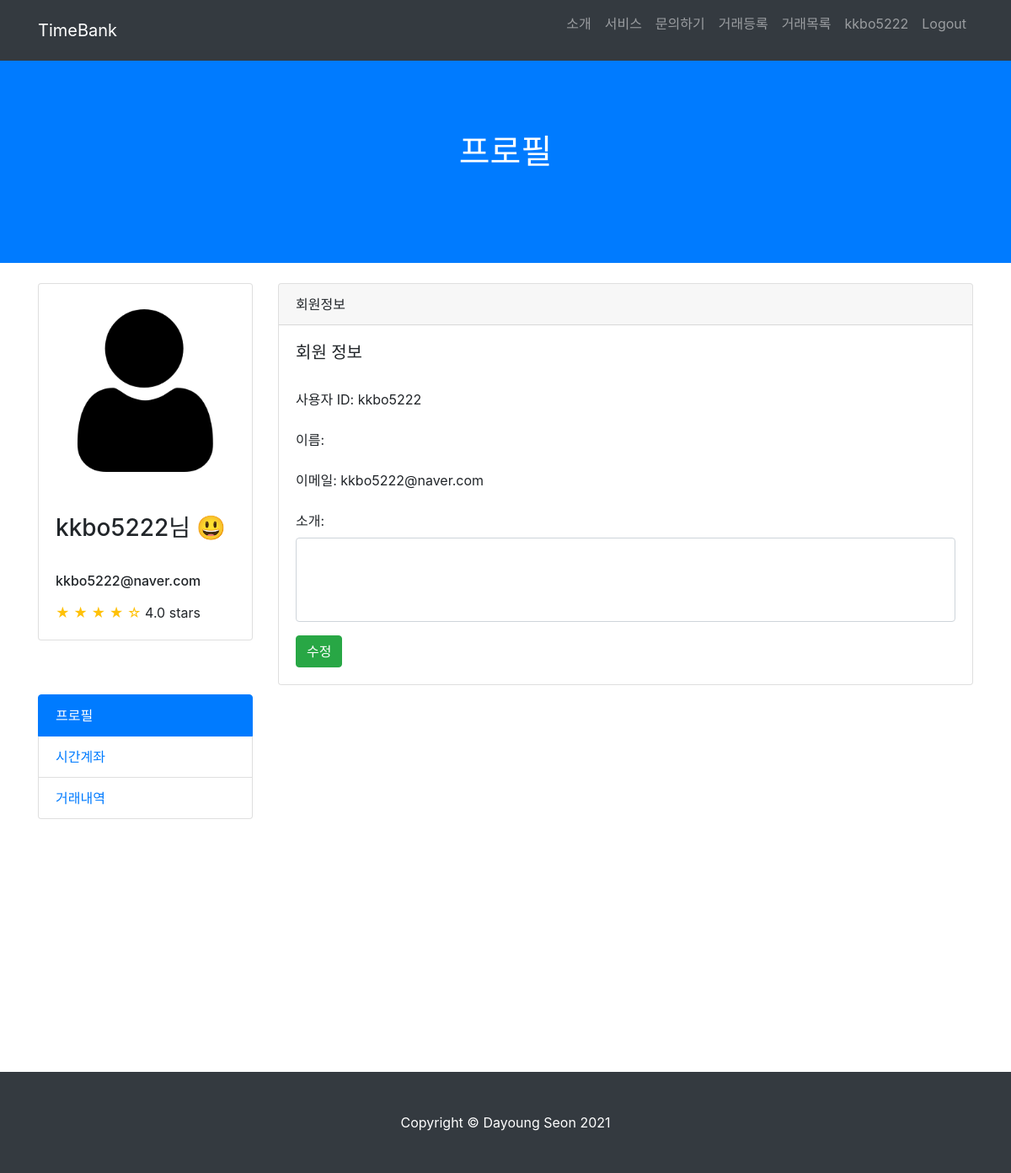
/account/profile/test1 (signed in), run on an earlier commit of the app's database.
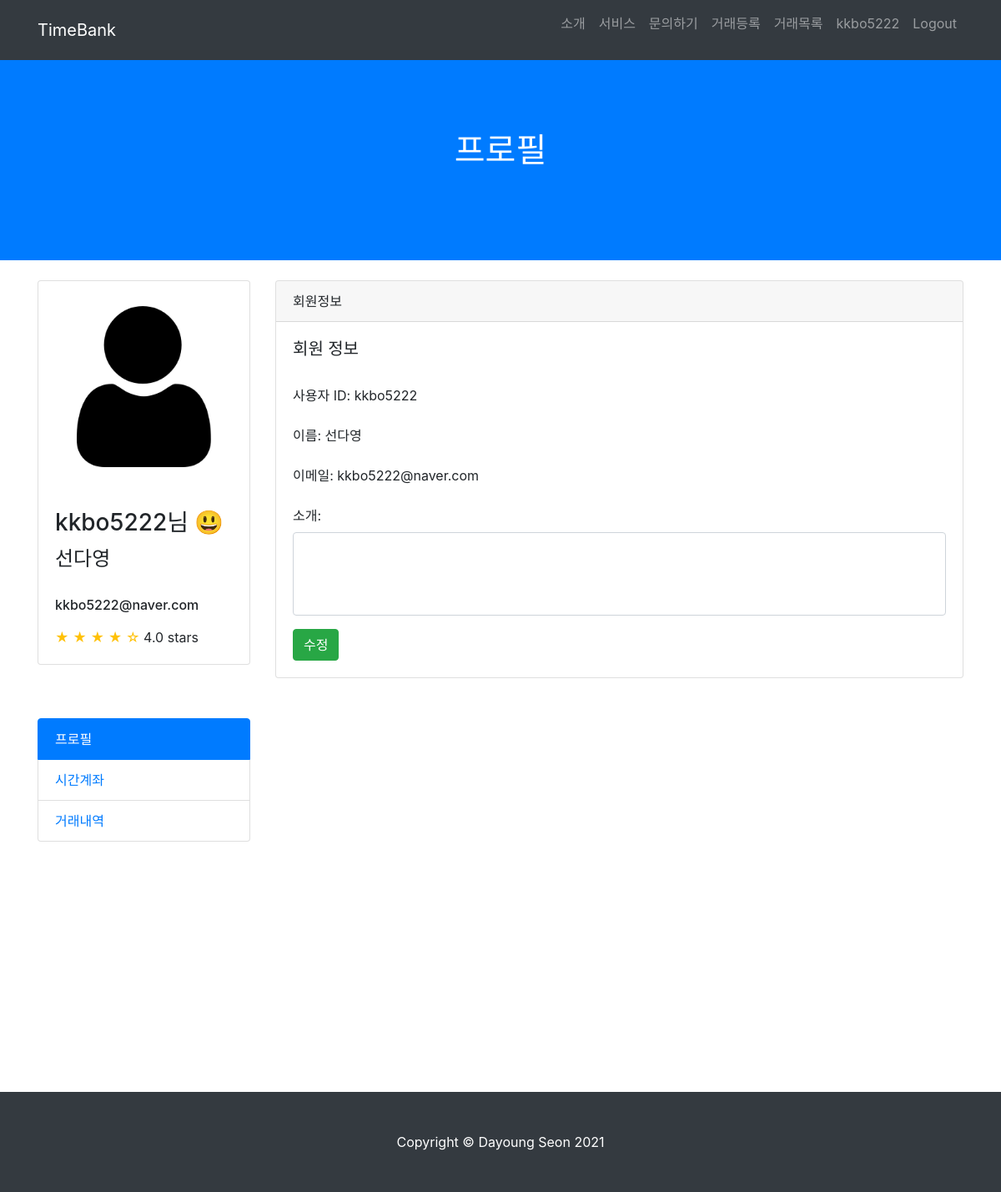
And on a later commit of the database.
### TimeBank_account/models.py (models this page shows, shortened)
class User(AbstractUser):
    username = models.CharField(max_length=64, verbose_name='사용자ID', unique=True)
    email = models.EmailField(max_length=128, verbose_name='E-mail')
    name = models.CharField(max_length=64, verbose_name='이름')
    password = models.CharField(max_length=100, verbose_name='비밀번호')
    contact = models.CharField(max_length=150, verbose_name='연락처')
    birth = models.CharField(max_length=150, verbose_name='생년월일')
    user_age = models.CharField(max_length=50, verbose_name='연령대')
    gender = models.CharField(max_length=10, verbose_name='성별')
    balance = models.IntegerField(verbose_name='잔액', default=0)
    registered_dtn = models.DateField(auto_now_add=True, verbose_name='가입일자')
    image = models.ImageField(upload_to="images/", blank=True)
    about = models.TextField(verbose_name="소개말", blank=True)
    object = CustomUserManager()
    class Meta:
        db_table = 'TimeBank_user'

### TimeBank_account/views.py (the view)
# urls.py: path('profile/<str:username>', views.profile, name="profile"),
@login_required
def profile(requset,username):
    user = get_object_or_404(User,username=username)
    return render(requset, "profile.html", {"user_profile":user, 'username': username})

### TimeBank_account/templates/profile.html (shortened to what this page needs)
{% load static %}
<html lang="en">
<head>
  <link href="{% static 'vendor/bootstrap/css/bootstrap.min.css' %}" rel="stylesheet">
  <link href="{% static 'css/scrolling-nav.css' %}" rel="stylesheet">
</head>
<body id="page-top">
  <nav class="navbar navbar-expand-lg navbar-dark bg-dark fixed-top" id="mainNav">
    <div class="container">
      <a class="navbar-brand js-scroll-trigger" href="{% url 'index' %}">TimeBank</a>
      <div class="collapse navbar-collapse" id="navbarResponsive">
        <ul class="navbar-nav ml-auto">
          <li class="nav-item">
            <a class="nav-link js-scroll-trigger" href="{% url 'index' %}">소개</a>
          </li>
          <li class="nav-item">
            <a class="nav-link js-scroll-trigger" href="{% url 'index' %}">서비스</a>
          </li>
          <li class="nav-item">
            <a class="nav-link js-scroll-trigger" href="{% url 'index' %}">문의하기</a>
          </li>
          <li class="nav-item">
            <a class="nav-link js-scroll-trigger" href="{% url 'new_post' %}">거래등록</a>
          </li>
        <li class="nav-item">
          <a class="nav-link js-scroll-trigger" href="{% url 'post_list' %}">거래목록</a>
        </li>
          {% if user.is_authenticated %}
          <li class="nav-item">
            <a class="nav-link js-scroll-trigger" href="{% url 'profile' user.username %}">{{ user.get_username }}</a>
          </li>
          <li class="nav-item">
            <form action="{% url 'logout' %}" method="POST">
              <input type="submit" class="nav-link logout" href="{% url 'logout' %}" value="Logout" style="border: none; background: transparent;">
            </form>
          </li>
          {% endif %}
        </ul>
      </div>
    </div>
  </nav>
  <header class="bg-primary text-white">
    <div class="container text-center">
      <h1>프로필</h1>
    </div>
  </header>
 <div class="container">
  <div class="row">
    <div class="col-lg-3">
      <div class="card mt-4">
        <img class="card-img-top img-fluid" src="/static/img/user.png" alt="user" style="padding: 30px;">
        <div class="card-body">
          <h3 class="card-title">{{ user.get_username }}님 😃</h3>
          <h4>{{ user.name }}</h4><br>
          <h6>{{ user.email }}</h6>
          <span class="text-warning">&#9733; &#9733; &#9733; &#9733; &#9734;</span>
          4.0 stars
        </div>
      </div>
      <p><br><br></p>
      <div class="list-group">
        <a href="{% url 'profile' user.username %}" class="list-group-item active">프로필</a>
        <a href="{% url 'balance' %}" class="list-group-item">시간계좌</a>
        <a href="{% url 'account' %}" class="list-group-item">거래내역</a>
      </div>
    </div>
    <div class="col-lg-9">
      <div class="card card-outline-secondary my-4">
        <div class="card-header">
          회원정보
        </div>
        <div class="card-body">
          <h5>회원 정보<br><br></h5>
          <p>
            <label for="userid">사용자 ID: {{ user.username }}</label>
          </p>
          <p>
            <label for="userid">이름: {{ user.name }}</label>
          </p>
          <p>
            <label for="userid">이메일: {{ user.email }}</label>
          </p>
          <p>
            <label for="userid">소개: {{ user.profile.about }}</label>
            <input type="text" class="form-control" id="formGroupExampleInput2" style="height:100px;">
          </p>
          <button type="submit" class="btn btn-success">수정</button>
        </div>
      </div>
    </div>
  </div>
</div>
<section id="about">
</section>
  <footer class="py-5 bg-dark">
    <div class="container">
      <p class="m-0 text-center text-white">Copyright &copy; Dayoung Seon 2021</p>
    </div>
  </footer>
</body>

What changed in the data, as far as the page shows it:
changed User "kkbo5222": name (not shown) → "선다영"
